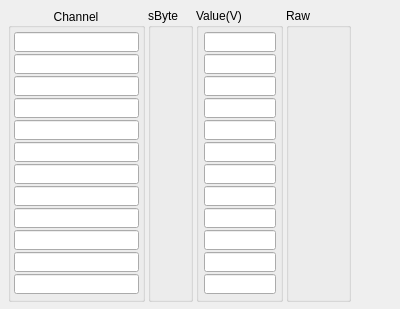
<?xml version="1.0" encoding="UTF-8"?>
<ui version="4.0">
 <class>Form</class>
 <widget class="QWidget" name="Form">
  <property name="geometry">
   <rect>
    <x>0</x>
    <y>0</y>
    <width>400</width>
    <height>309</height>
   </rect>
  </property>
  <property name="windowTitle">
   <string>Form</string>
  </property>
  <widget class="QGroupBox" name="groupBox">
   <property name="geometry">
    <rect>
     <x>8</x>
     <y>8</y>
     <width>137</width>
     <height>294</height>
    </rect>
   </property>
   <property name="title">
    <string>Channel</string>
   </property>
   <property name="alignment">
    <set>Qt::AlignCenter</set>
   </property>
   <widget class="QELineEdit" name="qelineedit_2">
    <property name="geometry">
     <rect>
      <x>6</x>
      <y>46</y>
      <width>125</width>
      <height>20</height>
     </rect>
    </property>
    <property name="alignment">
     <set>Qt::AlignRight|Qt::AlignTrailing|Qt::AlignVCenter</set>
    </property>
    <property name="variable" stdset="0">
     <string>$(P):AO:$(M)-$(N):PC:CH2.DESC</string>
    </property>
    <property name="variableSubstitutions" stdset="0">
     <string>P=$(P),M=$(M),N=$(N)</string>
    </property>
    <property name="displayAlarmStateOption" stdset="0">
     <enum>QEGenericEdit::Never</enum>
    </property>
   </widget>
   <widget class="QELineEdit" name="qelineedit_3">
    <property name="geometry">
     <rect>
      <x>6</x>
      <y>68</y>
      <width>125</width>
      <height>20</height>
     </rect>
    </property>
    <property name="alignment">
     <set>Qt::AlignRight|Qt::AlignTrailing|Qt::AlignVCenter</set>
    </property>
    <property name="variable" stdset="0">
     <string>$(P):AO:$(M)-$(N):PC:CH3.DESC</string>
    </property>
    <property name="variableSubstitutions" stdset="0">
     <string>P=$(P),M=$(M),N=$(N)</string>
    </property>
    <property name="displayAlarmStateOption" stdset="0">
     <enum>QEGenericEdit::Never</enum>
    </property>
   </widget>
   <widget class="QELineEdit" name="qelineedit_4">
    <property name="geometry">
     <rect>
      <x>6</x>
      <y>90</y>
      <width>125</width>
      <height>20</height>
     </rect>
    </property>
    <property name="alignment">
     <set>Qt::AlignRight|Qt::AlignTrailing|Qt::AlignVCenter</set>
    </property>
    <property name="variable" stdset="0">
     <string>$(P):AO:$(M)-$(N):PC:CH4.DESC</string>
    </property>
    <property name="variableSubstitutions" stdset="0">
     <string>P=$(P),M=$(M),N=$(N)</string>
    </property>
    <property name="displayAlarmStateOption" stdset="0">
     <enum>QEGenericEdit::Never</enum>
    </property>
   </widget>
   <widget class="QELineEdit" name="qelineedit_9">
    <property name="geometry">
     <rect>
      <x>6</x>
      <y>24</y>
      <width>125</width>
      <height>20</height>
     </rect>
    </property>
    <property name="alignment">
     <set>Qt::AlignRight|Qt::AlignTrailing|Qt::AlignVCenter</set>
    </property>
    <property name="variable" stdset="0">
     <string>$(P):AO:$(M)-$(N):PC:CH1.DESC</string>
    </property>
    <property name="variableSubstitutions" stdset="0">
     <string>P=$(P),M=$(M),N=$(N)</string>
    </property>
    <property name="displayAlarmStateOption" stdset="0">
     <enum>QEGenericEdit::Never</enum>
    </property>
   </widget>
   <widget class="QELineEdit" name="qelineedit_8">
    <property name="geometry">
     <rect>
      <x>6</x>
      <y>156</y>
      <width>125</width>
      <height>20</height>
     </rect>
    </property>
    <property name="alignment">
     <set>Qt::AlignRight|Qt::AlignTrailing|Qt::AlignVCenter</set>
    </property>
    <property name="variable" stdset="0">
     <string>$(P):AO:$(M)-$(N):PC:CH7.DESC</string>
    </property>
    <property name="variableSubstitutions" stdset="0">
     <string>P=$(P),M=$(M),N=$(N)</string>
    </property>
    <property name="displayAlarmStateOption" stdset="0">
     <enum>QEGenericEdit::Never</enum>
    </property>
   </widget>
   <widget class="QELineEdit" name="qelineedit_10">
    <property name="geometry">
     <rect>
      <x>6</x>
      <y>134</y>
      <width>125</width>
      <height>20</height>
     </rect>
    </property>
    <property name="alignment">
     <set>Qt::AlignRight|Qt::AlignTrailing|Qt::AlignVCenter</set>
    </property>
    <property name="variable" stdset="0">
     <string>$(P):AO:$(M)-$(N):PC:CH6.DESC</string>
    </property>
    <property name="variableSubstitutions" stdset="0">
     <string>P=$(P),M=$(M),N=$(N)</string>
    </property>
    <property name="displayAlarmStateOption" stdset="0">
     <enum>QEGenericEdit::Never</enum>
    </property>
   </widget>
   <widget class="QELineEdit" name="qelineedit_11">
    <property name="geometry">
     <rect>
      <x>6</x>
      <y>178</y>
      <width>125</width>
      <height>20</height>
     </rect>
    </property>
    <property name="alignment">
     <set>Qt::AlignRight|Qt::AlignTrailing|Qt::AlignVCenter</set>
    </property>
    <property name="variable" stdset="0">
     <string>$(P):AO:$(M)-$(N):PC:CH8.DESC</string>
    </property>
    <property name="variableSubstitutions" stdset="0">
     <string>P=$(P),M=$(M),N=$(N)</string>
    </property>
    <property name="displayAlarmStateOption" stdset="0">
     <enum>QEGenericEdit::Never</enum>
    </property>
   </widget>
   <widget class="QELineEdit" name="qelineedit_12">
    <property name="geometry">
     <rect>
      <x>6</x>
      <y>112</y>
      <width>125</width>
      <height>20</height>
     </rect>
    </property>
    <property name="alignment">
     <set>Qt::AlignRight|Qt::AlignTrailing|Qt::AlignVCenter</set>
    </property>
    <property name="variable" stdset="0">
     <string>$(P):AO:$(M)-$(N):PC:CH5.DESC</string>
    </property>
    <property name="variableSubstitutions" stdset="0">
     <string>P=$(P),M=$(M),N=$(N)</string>
    </property>
    <property name="displayAlarmStateOption" stdset="0">
     <enum>QEGenericEdit::Never</enum>
    </property>
   </widget>
   <widget class="QELineEdit" name="qelineedit_13">
    <property name="geometry">
     <rect>
      <x>6</x>
      <y>244</y>
      <width>125</width>
      <height>20</height>
     </rect>
    </property>
    <property name="alignment">
     <set>Qt::AlignRight|Qt::AlignTrailing|Qt::AlignVCenter</set>
    </property>
    <property name="variable" stdset="0">
     <string>$(P):AO:$(M)-$(N):PC:CH11.DESC</string>
    </property>
    <property name="variableSubstitutions" stdset="0">
     <string>P=$(P),M=$(M),N=$(N)</string>
    </property>
    <property name="displayAlarmStateOption" stdset="0">
     <enum>QEGenericEdit::Never</enum>
    </property>
   </widget>
   <widget class="QELineEdit" name="qelineedit_14">
    <property name="geometry">
     <rect>
      <x>6</x>
      <y>222</y>
      <width>125</width>
      <height>20</height>
     </rect>
    </property>
    <property name="alignment">
     <set>Qt::AlignRight|Qt::AlignTrailing|Qt::AlignVCenter</set>
    </property>
    <property name="variable" stdset="0">
     <string>$(P):AO:$(M)-$(N):PC:CH10.DESC</string>
    </property>
    <property name="variableSubstitutions" stdset="0">
     <string>P=$(P),M=$(M),N=$(N)</string>
    </property>
    <property name="displayAlarmStateOption" stdset="0">
     <enum>QEGenericEdit::Never</enum>
    </property>
   </widget>
   <widget class="QELineEdit" name="qelineedit_15">
    <property name="geometry">
     <rect>
      <x>6</x>
      <y>266</y>
      <width>125</width>
      <height>20</height>
     </rect>
    </property>
    <property name="alignment">
     <set>Qt::AlignRight|Qt::AlignTrailing|Qt::AlignVCenter</set>
    </property>
    <property name="variable" stdset="0">
     <string>$(P):AO:$(M)-$(N):PC:CH12.DESC</string>
    </property>
    <property name="variableSubstitutions" stdset="0">
     <string>P=$(P),M=$(M),N=$(N)</string>
    </property>
    <property name="displayAlarmStateOption" stdset="0">
     <enum>QEGenericEdit::Never</enum>
    </property>
   </widget>
   <widget class="QELineEdit" name="qelineedit_16">
    <property name="geometry">
     <rect>
      <x>6</x>
      <y>200</y>
      <width>125</width>
      <height>20</height>
     </rect>
    </property>
    <property name="alignment">
     <set>Qt::AlignRight|Qt::AlignTrailing|Qt::AlignVCenter</set>
    </property>
    <property name="variable" stdset="0">
     <string>$(P):AO:$(M)-$(N):PC:CH9.DESC</string>
    </property>
    <property name="variableSubstitutions" stdset="0">
     <string>P=$(P),M=$(M),N=$(N)</string>
    </property>
    <property name="displayAlarmStateOption" stdset="0">
     <enum>QEGenericEdit::Never</enum>
    </property>
   </widget>
  </widget>
  <widget class="QGroupBox" name="groupBox_2">
   <property name="geometry">
    <rect>
     <x>148</x>
     <y>8</y>
     <width>45</width>
     <height>294</height>
    </rect>
   </property>
   <property name="title">
    <string>sByte</string>
   </property>
   <widget class="QELabel" name="qelabel">
    <property name="geometry">
     <rect>
      <x>6</x>
      <y>24</y>
      <width>31</width>
      <height>20</height>
     </rect>
    </property>
    <property name="variable" stdset="0">
     <string>$(P):LI:$(M)-$(N):SBYTE1</string>
    </property>
    <property name="variableSubstitutions" stdset="0">
     <string>P=$(P),M=$(M),N=$(N)</string>
    </property>
    <property name="displayAlarmStateOption" stdset="0">
     <enum>QELabel::Never</enum>
    </property>
   </widget>
   <widget class="QELabel" name="qelabel_2">
    <property name="geometry">
     <rect>
      <x>6</x>
      <y>46</y>
      <width>31</width>
      <height>20</height>
     </rect>
    </property>
    <property name="variable" stdset="0">
     <string>$(P):LI:$(M)-$(N):SBYTE2</string>
    </property>
    <property name="variableSubstitutions" stdset="0">
     <string>P=$(P),M=$(M),N=$(N)</string>
    </property>
    <property name="displayAlarmStateOption" stdset="0">
     <enum>QELabel::Never</enum>
    </property>
   </widget>
   <widget class="QELabel" name="qelabel_3">
    <property name="geometry">
     <rect>
      <x>6</x>
      <y>68</y>
      <width>31</width>
      <height>20</height>
     </rect>
    </property>
    <property name="variable" stdset="0">
     <string>$(P):LI:$(M)-$(N):SBYTE3</string>
    </property>
    <property name="variableSubstitutions" stdset="0">
     <string>P=$(P),M=$(M),N=$(N)</string>
    </property>
    <property name="displayAlarmStateOption" stdset="0">
     <enum>QELabel::Never</enum>
    </property>
   </widget>
   <widget class="QELabel" name="qelabel_4">
    <property name="geometry">
     <rect>
      <x>6</x>
      <y>90</y>
      <width>31</width>
      <height>20</height>
     </rect>
    </property>
    <property name="variable" stdset="0">
     <string>$(P):LI:$(M)-$(N):SBYTE4</string>
    </property>
    <property name="variableSubstitutions" stdset="0">
     <string>P=$(P),M=$(M),N=$(N)</string>
    </property>
    <property name="displayAlarmStateOption" stdset="0">
     <enum>QELabel::Never</enum>
    </property>
   </widget>
   <widget class="QELabel" name="qelabel_5">
    <property name="geometry">
     <rect>
      <x>6</x>
      <y>134</y>
      <width>31</width>
      <height>20</height>
     </rect>
    </property>
    <property name="variable" stdset="0">
     <string>$(P):LI:$(M)-$(N):SBYTE6</string>
    </property>
    <property name="variableSubstitutions" stdset="0">
     <string>P=$(P),M=$(M),N=$(N)</string>
    </property>
    <property name="displayAlarmStateOption" stdset="0">
     <enum>QELabel::Never</enum>
    </property>
   </widget>
   <widget class="QELabel" name="qelabel_6">
    <property name="geometry">
     <rect>
      <x>6</x>
      <y>112</y>
      <width>31</width>
      <height>20</height>
     </rect>
    </property>
    <property name="variable" stdset="0">
     <string>$(P):LI:$(M)-$(N):SBYTE5</string>
    </property>
    <property name="variableSubstitutions" stdset="0">
     <string>P=$(P),M=$(M),N=$(N)</string>
    </property>
    <property name="displayAlarmStateOption" stdset="0">
     <enum>QELabel::Never</enum>
    </property>
   </widget>
   <widget class="QELabel" name="qelabel_7">
    <property name="geometry">
     <rect>
      <x>6</x>
      <y>156</y>
      <width>31</width>
      <height>20</height>
     </rect>
    </property>
    <property name="variable" stdset="0">
     <string>$(P):LI:$(M)-$(N):SBYTE7</string>
    </property>
    <property name="variableSubstitutions" stdset="0">
     <string>P=$(P),M=$(M),N=$(N)</string>
    </property>
    <property name="displayAlarmStateOption" stdset="0">
     <enum>QELabel::Never</enum>
    </property>
   </widget>
   <widget class="QELabel" name="qelabel_8">
    <property name="geometry">
     <rect>
      <x>6</x>
      <y>178</y>
      <width>31</width>
      <height>20</height>
     </rect>
    </property>
    <property name="variable" stdset="0">
     <string>$(P):LI:$(M)-$(N):SBYTE8</string>
    </property>
    <property name="variableSubstitutions" stdset="0">
     <string>P=$(P),M=$(M),N=$(N)</string>
    </property>
    <property name="displayAlarmStateOption" stdset="0">
     <enum>QELabel::Never</enum>
    </property>
   </widget>
   <widget class="QELabel" name="qelabel_13">
    <property name="geometry">
     <rect>
      <x>6</x>
      <y>222</y>
      <width>31</width>
      <height>20</height>
     </rect>
    </property>
    <property name="variable" stdset="0">
     <string>$(P):LI:$(M)-$(N):SBYTE10</string>
    </property>
    <property name="variableSubstitutions" stdset="0">
     <string>P=$(P),M=$(M),N=$(N)</string>
    </property>
    <property name="displayAlarmStateOption" stdset="0">
     <enum>QELabel::Never</enum>
    </property>
   </widget>
   <widget class="QELabel" name="qelabel_14">
    <property name="geometry">
     <rect>
      <x>6</x>
      <y>200</y>
      <width>31</width>
      <height>20</height>
     </rect>
    </property>
    <property name="variable" stdset="0">
     <string>$(P):LI:$(M)-$(N):SBYTE9</string>
    </property>
    <property name="variableSubstitutions" stdset="0">
     <string>P=$(P),M=$(M),N=$(N)</string>
    </property>
    <property name="displayAlarmStateOption" stdset="0">
     <enum>QELabel::Never</enum>
    </property>
   </widget>
   <widget class="QELabel" name="qelabel_15">
    <property name="geometry">
     <rect>
      <x>6</x>
      <y>244</y>
      <width>31</width>
      <height>20</height>
     </rect>
    </property>
    <property name="variable" stdset="0">
     <string>$(P):LI:$(M)-$(N):SBYTE11</string>
    </property>
    <property name="variableSubstitutions" stdset="0">
     <string>P=$(P),M=$(M),N=$(N)</string>
    </property>
    <property name="displayAlarmStateOption" stdset="0">
     <enum>QELabel::Never</enum>
    </property>
   </widget>
   <widget class="QELabel" name="qelabel_16">
    <property name="geometry">
     <rect>
      <x>6</x>
      <y>266</y>
      <width>31</width>
      <height>20</height>
     </rect>
    </property>
    <property name="variable" stdset="0">
     <string>$(P):LI:$(M)-$(N):SBYTE12</string>
    </property>
    <property name="variableSubstitutions" stdset="0">
     <string>P=$(P),M=$(M),N=$(N)</string>
    </property>
    <property name="displayAlarmStateOption" stdset="0">
     <enum>QELabel::Never</enum>
    </property>
   </widget>
  </widget>
  <widget class="QGroupBox" name="groupBox_4">
   <property name="geometry">
    <rect>
     <x>196</x>
     <y>8</y>
     <width>87</width>
     <height>294</height>
    </rect>
   </property>
   <property name="title">
    <string>Value(V)</string>
   </property>
   <widget class="QELineEdit" name="qelineedit">
    <property name="geometry">
     <rect>
      <x>8</x>
      <y>24</y>
      <width>72</width>
      <height>20</height>
     </rect>
    </property>
    <property name="variable" stdset="0">
     <string>$(P):AO:$(M)-$(N):PC:CH1</string>
    </property>
    <property name="variableSubstitutions" stdset="0">
     <string>P=$(P),M=$(M),N=$(N)</string>
    </property>
    <property name="displayAlarmStateOption" stdset="0">
     <enum>QEGenericEdit::Never</enum>
    </property>
   </widget>
   <widget class="QELineEdit" name="qelineedit_5">
    <property name="geometry">
     <rect>
      <x>8</x>
      <y>46</y>
      <width>72</width>
      <height>20</height>
     </rect>
    </property>
    <property name="variable" stdset="0">
     <string>$(P):AO:$(M)-$(N):PC:CH2</string>
    </property>
    <property name="variableSubstitutions" stdset="0">
     <string>P=$(P),M=$(M),N=$(N)</string>
    </property>
    <property name="displayAlarmStateOption" stdset="0">
     <enum>QEGenericEdit::Never</enum>
    </property>
   </widget>
   <widget class="QELineEdit" name="qelineedit_6">
    <property name="geometry">
     <rect>
      <x>8</x>
      <y>68</y>
      <width>72</width>
      <height>20</height>
     </rect>
    </property>
    <property name="variable" stdset="0">
     <string>$(P):AO:$(M)-$(N):PC:CH3</string>
    </property>
    <property name="variableSubstitutions" stdset="0">
     <string>P=$(P),M=$(M),N=$(N)</string>
    </property>
    <property name="displayAlarmStateOption" stdset="0">
     <enum>QEGenericEdit::Never</enum>
    </property>
   </widget>
   <widget class="QELineEdit" name="qelineedit_7">
    <property name="geometry">
     <rect>
      <x>8</x>
      <y>90</y>
      <width>72</width>
      <height>20</height>
     </rect>
    </property>
    <property name="variable" stdset="0">
     <string>$(P):AO:$(M)-$(N):PC:CH4</string>
    </property>
    <property name="variableSubstitutions" stdset="0">
     <string>P=$(P),M=$(M),N=$(N)</string>
    </property>
    <property name="displayAlarmStateOption" stdset="0">
     <enum>QEGenericEdit::Never</enum>
    </property>
   </widget>
   <widget class="QELineEdit" name="qelineedit_17">
    <property name="geometry">
     <rect>
      <x>8</x>
      <y>112</y>
      <width>72</width>
      <height>20</height>
     </rect>
    </property>
    <property name="variable" stdset="0">
     <string>$(P):AO:$(M)-$(N):PC:CH5</string>
    </property>
    <property name="variableSubstitutions" stdset="0">
     <string>P=$(P),M=$(M),N=$(N)</string>
    </property>
    <property name="displayAlarmStateOption" stdset="0">
     <enum>QEGenericEdit::Never</enum>
    </property>
   </widget>
   <widget class="QELineEdit" name="qelineedit_18">
    <property name="geometry">
     <rect>
      <x>8</x>
      <y>134</y>
      <width>72</width>
      <height>20</height>
     </rect>
    </property>
    <property name="variable" stdset="0">
     <string>$(P):AO:$(M)-$(N):PC:CH6</string>
    </property>
    <property name="variableSubstitutions" stdset="0">
     <string>P=$(P),M=$(M),N=$(N)</string>
    </property>
    <property name="displayAlarmStateOption" stdset="0">
     <enum>QEGenericEdit::Never</enum>
    </property>
   </widget>
   <widget class="QELineEdit" name="qelineedit_19">
    <property name="geometry">
     <rect>
      <x>8</x>
      <y>156</y>
      <width>72</width>
      <height>20</height>
     </rect>
    </property>
    <property name="variable" stdset="0">
     <string>$(P):AO:$(M)-$(N):PC:CH7</string>
    </property>
    <property name="variableSubstitutions" stdset="0">
     <string>P=$(P),M=$(M),N=$(N)</string>
    </property>
    <property name="displayAlarmStateOption" stdset="0">
     <enum>QEGenericEdit::Never</enum>
    </property>
   </widget>
   <widget class="QELineEdit" name="qelineedit_20">
    <property name="geometry">
     <rect>
      <x>8</x>
      <y>178</y>
      <width>72</width>
      <height>20</height>
     </rect>
    </property>
    <property name="variable" stdset="0">
     <string>$(P):AO:$(M)-$(N):PC:CH8</string>
    </property>
    <property name="variableSubstitutions" stdset="0">
     <string>P=$(P),M=$(M),N=$(N)</string>
    </property>
    <property name="displayAlarmStateOption" stdset="0">
     <enum>QEGenericEdit::Never</enum>
    </property>
   </widget>
   <widget class="QELineEdit" name="qelineedit_21">
    <property name="geometry">
     <rect>
      <x>8</x>
      <y>200</y>
      <width>72</width>
      <height>20</height>
     </rect>
    </property>
    <property name="variable" stdset="0">
     <string>$(P):AO:$(M)-$(N):PC:CH9</string>
    </property>
    <property name="variableSubstitutions" stdset="0">
     <string>P=$(P),M=$(M),N=$(N)</string>
    </property>
    <property name="displayAlarmStateOption" stdset="0">
     <enum>QEGenericEdit::Never</enum>
    </property>
   </widget>
   <widget class="QELineEdit" name="qelineedit_22">
    <property name="geometry">
     <rect>
      <x>8</x>
      <y>222</y>
      <width>72</width>
      <height>20</height>
     </rect>
    </property>
    <property name="variable" stdset="0">
     <string>$(P):AO:$(M)-$(N):PC:CH10</string>
    </property>
    <property name="variableSubstitutions" stdset="0">
     <string>P=$(P),M=$(M),N=$(N)</string>
    </property>
    <property name="displayAlarmStateOption" stdset="0">
     <enum>QEGenericEdit::Never</enum>
    </property>
   </widget>
   <widget class="QELineEdit" name="qelineedit_23">
    <property name="geometry">
     <rect>
      <x>8</x>
      <y>244</y>
      <width>72</width>
      <height>20</height>
     </rect>
    </property>
    <property name="variable" stdset="0">
     <string>$(P):AO:$(M)-$(N):PC:CH11</string>
    </property>
    <property name="variableSubstitutions" stdset="0">
     <string>P=$(P),M=$(M),N=$(N)</string>
    </property>
    <property name="displayAlarmStateOption" stdset="0">
     <enum>QEGenericEdit::Never</enum>
    </property>
   </widget>
   <widget class="QELineEdit" name="qelineedit_24">
    <property name="geometry">
     <rect>
      <x>8</x>
      <y>266</y>
      <width>72</width>
      <height>20</height>
     </rect>
    </property>
    <property name="variable" stdset="0">
     <string>$(P):AO:$(M)-$(N):PC:CH12</string>
    </property>
    <property name="variableSubstitutions" stdset="0">
     <string>P=$(P),M=$(M),N=$(N)</string>
    </property>
    <property name="displayAlarmStateOption" stdset="0">
     <enum>QEGenericEdit::Never</enum>
    </property>
   </widget>
  </widget>
  <widget class="QGroupBox" name="groupBox_3">
   <property name="geometry">
    <rect>
     <x>286</x>
     <y>8</y>
     <width>65</width>
     <height>294</height>
    </rect>
   </property>
   <property name="title">
    <string>Raw</string>
   </property>
   <widget class="QELabel" name="qelabel_9">
    <property name="geometry">
     <rect>
      <x>4</x>
      <y>24</y>
      <width>57</width>
      <height>20</height>
     </rect>
    </property>
    <property name="alignment">
     <set>Qt::AlignRight|Qt::AlignTrailing|Qt::AlignVCenter</set>
    </property>
    <property name="variable" stdset="0">
     <string>$(P):LO:$(M)-$(N):RAW:CH1</string>
    </property>
    <property name="variableSubstitutions" stdset="0">
     <string>P=$(P),M=$(M),N=$(N)</string>
    </property>
    <property name="displayAlarmStateOption" stdset="0">
     <enum>QELabel::Never</enum>
    </property>
    <property name="format" stdset="0">
     <enum>QELabel::UnsignedInteger</enum>
    </property>
    <property name="radix">
     <UInt>16</UInt>
    </property>
   </widget>
   <widget class="QELabel" name="qelabel_10">
    <property name="geometry">
     <rect>
      <x>4</x>
      <y>46</y>
      <width>57</width>
      <height>20</height>
     </rect>
    </property>
    <property name="alignment">
     <set>Qt::AlignRight|Qt::AlignTrailing|Qt::AlignVCenter</set>
    </property>
    <property name="variable" stdset="0">
     <string>$(P):LO:$(M)-$(N):RAW:CH2</string>
    </property>
    <property name="variableSubstitutions" stdset="0">
     <string>P=$(P),M=$(M),N=$(N)</string>
    </property>
    <property name="displayAlarmStateOption" stdset="0">
     <enum>QELabel::Never</enum>
    </property>
    <property name="format" stdset="0">
     <enum>QELabel::UnsignedInteger</enum>
    </property>
    <property name="radix">
     <UInt>16</UInt>
    </property>
   </widget>
   <widget class="QELabel" name="qelabel_11">
    <property name="geometry">
     <rect>
      <x>4</x>
      <y>68</y>
      <width>57</width>
      <height>20</height>
     </rect>
    </property>
    <property name="alignment">
     <set>Qt::AlignRight|Qt::AlignTrailing|Qt::AlignVCenter</set>
    </property>
    <property name="variable" stdset="0">
     <string>$(P):LO:$(M)-$(N):RAW:CH3</string>
    </property>
    <property name="variableSubstitutions" stdset="0">
     <string>P=$(P),M=$(M),N=$(N)</string>
    </property>
    <property name="displayAlarmStateOption" stdset="0">
     <enum>QELabel::Never</enum>
    </property>
    <property name="format" stdset="0">
     <enum>QELabel::UnsignedInteger</enum>
    </property>
    <property name="radix">
     <UInt>16</UInt>
    </property>
   </widget>
   <widget class="QELabel" name="qelabel_12">
    <property name="geometry">
     <rect>
      <x>4</x>
      <y>90</y>
      <width>57</width>
      <height>20</height>
     </rect>
    </property>
    <property name="alignment">
     <set>Qt::AlignRight|Qt::AlignTrailing|Qt::AlignVCenter</set>
    </property>
    <property name="variable" stdset="0">
     <string>$(P):LO:$(M)-$(N):RAW:CH4</string>
    </property>
    <property name="variableSubstitutions" stdset="0">
     <string>P=$(P),M=$(M),N=$(N)</string>
    </property>
    <property name="displayAlarmStateOption" stdset="0">
     <enum>QELabel::Never</enum>
    </property>
    <property name="format" stdset="0">
     <enum>QELabel::UnsignedInteger</enum>
    </property>
    <property name="radix">
     <UInt>16</UInt>
    </property>
   </widget>
   <widget class="QELabel" name="qelabel_17">
    <property name="geometry">
     <rect>
      <x>4</x>
      <y>134</y>
      <width>57</width>
      <height>20</height>
     </rect>
    </property>
    <property name="alignment">
     <set>Qt::AlignRight|Qt::AlignTrailing|Qt::AlignVCenter</set>
    </property>
    <property name="variable" stdset="0">
     <string>$(P):LO:$(M)-$(N):RAW:CH6</string>
    </property>
    <property name="variableSubstitutions" stdset="0">
     <string>P=$(P),M=$(M),N=$(N)</string>
    </property>
    <property name="displayAlarmStateOption" stdset="0">
     <enum>QELabel::Never</enum>
    </property>
    <property name="format" stdset="0">
     <enum>QELabel::UnsignedInteger</enum>
    </property>
    <property name="radix">
     <UInt>16</UInt>
    </property>
   </widget>
   <widget class="QELabel" name="qelabel_18">
    <property name="geometry">
     <rect>
      <x>4</x>
      <y>156</y>
      <width>57</width>
      <height>20</height>
     </rect>
    </property>
    <property name="alignment">
     <set>Qt::AlignRight|Qt::AlignTrailing|Qt::AlignVCenter</set>
    </property>
    <property name="variable" stdset="0">
     <string>$(P):LO:$(M)-$(N):RAW:CH7</string>
    </property>
    <property name="variableSubstitutions" stdset="0">
     <string>P=$(P),M=$(M),N=$(N)</string>
    </property>
    <property name="displayAlarmStateOption" stdset="0">
     <enum>QELabel::Never</enum>
    </property>
    <property name="format" stdset="0">
     <enum>QELabel::UnsignedInteger</enum>
    </property>
    <property name="radix">
     <UInt>16</UInt>
    </property>
   </widget>
   <widget class="QELabel" name="qelabel_19">
    <property name="geometry">
     <rect>
      <x>4</x>
      <y>112</y>
      <width>57</width>
      <height>20</height>
     </rect>
    </property>
    <property name="alignment">
     <set>Qt::AlignRight|Qt::AlignTrailing|Qt::AlignVCenter</set>
    </property>
    <property name="variable" stdset="0">
     <string>$(P):LO:$(M)-$(N):RAW:CH5</string>
    </property>
    <property name="variableSubstitutions" stdset="0">
     <string>P=$(P),M=$(M),N=$(N)</string>
    </property>
    <property name="displayAlarmStateOption" stdset="0">
     <enum>QELabel::Never</enum>
    </property>
    <property name="format" stdset="0">
     <enum>QELabel::UnsignedInteger</enum>
    </property>
    <property name="radix">
     <UInt>16</UInt>
    </property>
   </widget>
   <widget class="QELabel" name="qelabel_20">
    <property name="geometry">
     <rect>
      <x>4</x>
      <y>178</y>
      <width>57</width>
      <height>20</height>
     </rect>
    </property>
    <property name="alignment">
     <set>Qt::AlignRight|Qt::AlignTrailing|Qt::AlignVCenter</set>
    </property>
    <property name="variable" stdset="0">
     <string>$(P):LO:$(M)-$(N):RAW:CH8</string>
    </property>
    <property name="variableSubstitutions" stdset="0">
     <string>P=$(P),M=$(M),N=$(N)</string>
    </property>
    <property name="displayAlarmStateOption" stdset="0">
     <enum>QELabel::Never</enum>
    </property>
    <property name="format" stdset="0">
     <enum>QELabel::UnsignedInteger</enum>
    </property>
    <property name="radix">
     <UInt>16</UInt>
    </property>
   </widget>
   <widget class="QELabel" name="qelabel_21">
    <property name="geometry">
     <rect>
      <x>4</x>
      <y>222</y>
      <width>57</width>
      <height>20</height>
     </rect>
    </property>
    <property name="alignment">
     <set>Qt::AlignRight|Qt::AlignTrailing|Qt::AlignVCenter</set>
    </property>
    <property name="variable" stdset="0">
     <string>$(P):LO:$(M)-$(N):RAW:CH10</string>
    </property>
    <property name="variableSubstitutions" stdset="0">
     <string>P=$(P),M=$(M),N=$(N)</string>
    </property>
    <property name="displayAlarmStateOption" stdset="0">
     <enum>QELabel::Never</enum>
    </property>
    <property name="format" stdset="0">
     <enum>QELabel::UnsignedInteger</enum>
    </property>
    <property name="radix">
     <UInt>16</UInt>
    </property>
   </widget>
   <widget class="QELabel" name="qelabel_22">
    <property name="geometry">
     <rect>
      <x>4</x>
      <y>244</y>
      <width>57</width>
      <height>20</height>
     </rect>
    </property>
    <property name="alignment">
     <set>Qt::AlignRight|Qt::AlignTrailing|Qt::AlignVCenter</set>
    </property>
    <property name="variable" stdset="0">
     <string>$(P):LO:$(M)-$(N):RAW:CH11</string>
    </property>
    <property name="variableSubstitutions" stdset="0">
     <string>P=$(P),M=$(M),N=$(N)</string>
    </property>
    <property name="displayAlarmStateOption" stdset="0">
     <enum>QELabel::Never</enum>
    </property>
    <property name="format" stdset="0">
     <enum>QELabel::UnsignedInteger</enum>
    </property>
    <property name="radix">
     <UInt>16</UInt>
    </property>
   </widget>
   <widget class="QELabel" name="qelabel_23">
    <property name="geometry">
     <rect>
      <x>4</x>
      <y>200</y>
      <width>57</width>
      <height>20</height>
     </rect>
    </property>
    <property name="alignment">
     <set>Qt::AlignRight|Qt::AlignTrailing|Qt::AlignVCenter</set>
    </property>
    <property name="variable" stdset="0">
     <string>$(P):LO:$(M)-$(N):RAW:CH9</string>
    </property>
    <property name="variableSubstitutions" stdset="0">
     <string>P=$(P),M=$(M),N=$(N)</string>
    </property>
    <property name="displayAlarmStateOption" stdset="0">
     <enum>QELabel::Never</enum>
    </property>
    <property name="format" stdset="0">
     <enum>QELabel::UnsignedInteger</enum>
    </property>
    <property name="radix">
     <UInt>16</UInt>
    </property>
   </widget>
   <widget class="QELabel" name="qelabel_24">
    <property name="geometry">
     <rect>
      <x>4</x>
      <y>266</y>
      <width>57</width>
      <height>20</height>
     </rect>
    </property>
    <property name="alignment">
     <set>Qt::AlignRight|Qt::AlignTrailing|Qt::AlignVCenter</set>
    </property>
    <property name="variable" stdset="0">
     <string>$(P):LO:$(M)-$(N):RAW:CH12</string>
    </property>
    <property name="variableSubstitutions" stdset="0">
     <string>P=$(P),M=$(M),N=$(N)</string>
    </property>
    <property name="displayAlarmStateOption" stdset="0">
     <enum>QELabel::Never</enum>
    </property>
    <property name="format" stdset="0">
     <enum>QELabel::UnsignedInteger</enum>
    </property>
    <property name="radix">
     <UInt>16</UInt>
    </property>
   </widget>
  </widget>
 </widget>
 <customwidgets>
  <customwidget>
   <class>QELabel</class>
   <extends>QLabel</extends>
   <header>QELabel.h</header>
  </customwidget>
  <customwidget>
   <class>QELineEdit</class>
   <extends>QLineEdit</extends>
   <header>QELineEdit.h</header>
  </customwidget>
 </customwidgets>
 <resources/>
 <connections/>
</ui>
